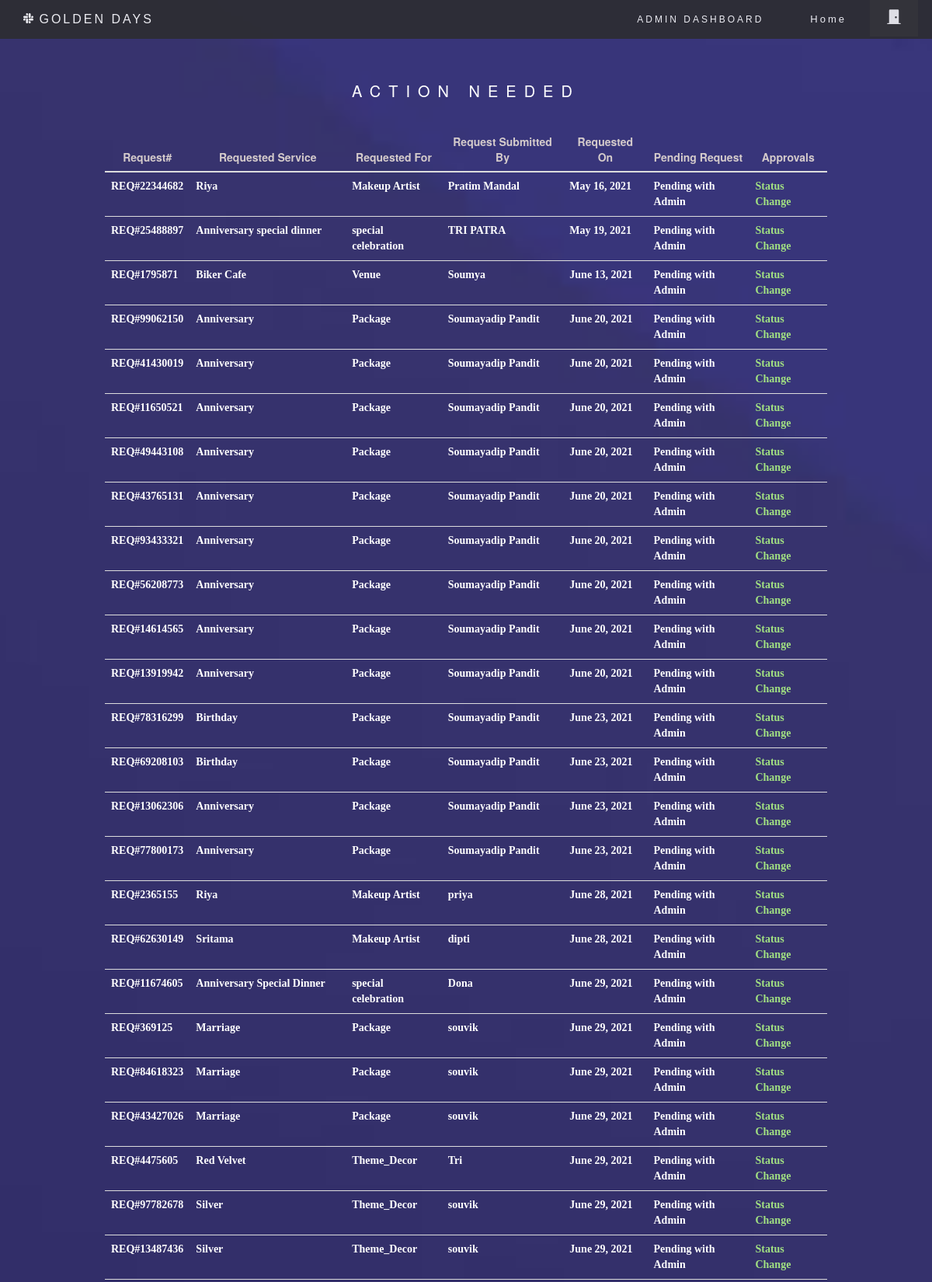
The app's page /admindashboard/ (upper part) with its own data.
### baseApp/models.py (models this page shows)
class BookingManagement(models.Model):
    request_id=models.CharField(max_length=100)
    booking_type=  models.ForeignKey(ServiceFor,on_delete=models.CASCADE)
    reguest_for= models.CharField(max_length=50)
    request_user= models.CharField(max_length=50)
    requestor_name=models.CharField(max_length=50)
    request_user_phone= models.CharField(max_length=10)
    request_booking_date =models.DateField()
    location=models.CharField(max_length=50)
    booking_status= models.ForeignKey(BookingStatus,on_delete=models.CASCADE,default=1)
    status_change_message= models.CharField(max_length=500,blank=True) #remakes
    last_chage_history= models.DateField(auto_now_add=True,blank=True)
    booking_request_log= models.DateField(auto_now_add=True,blank=True)

class ServiceFor(models.Model):
    servicefor= models.CharField(max_length=30)
    servicefor_desc= models.CharField(max_length=300,blank=True)
    servicefor_log= models.DateTimeField(auto_now_add=True)
    def __str__(self):
        return self.servicefor

class BookingStatus(models.Model):
    status = models.CharField(max_length=50)
    status_desc= models.CharField(max_length=300,blank=True)
    status_log= models.DateTimeField(auto_now_add=True)
    def __str__(self):
        return self.status

### baseApp/views.py (the view, shortened to what this page needs)
# urls.py: path('admindashboard/',views.admindashboard,name='admindashboard'),
def admindashboard(request):
	pending_request= BookingManagement.objects.filter(booking_status=BookingStatus.objects.get(status__icontains='Pending'))
	request_history= BookingManagement.objects.all().exclude(booking_status=BookingStatus.objects.get(status__icontains='Pending with Admin')).exclude(booking_status=BookingStatus.objects.get(status__icontains='Auto Rejected'))
	booking_status=BookingStatus.objects.exclude(pk=4).exclude(pk=2).exclude(pk=1)
	for preq in request_history:
		if preq.booking_status==BookingStatus.objects.get(pk=1):
			bookreq = BookingManagement.objects.get(pk=preq.id)
			bookreq.booking_status=BookingStatus.objects.get(pk=2)
			bookreq.save()
	return render (request,'admin_dashboard.html',{'pending_requests':pending_request,'bookings_status':booking_status,'request_histories':request_history})

### templates/admin_dashboard.html (shortened to what this page needs)
{% extends 'admin_base.html'%}
{%load static%}
{% load app_extras %}
{% block bodyblock %}
{% if pending_requests %}
<div id="Bride" class="bg-1">
  <div class="container">
    <h3 class="alert alert-primary text-center" style="background-color:transparent;">ACTION NEEDED</h3>
    <div class="row text-center">
      <div class="col-sm-12">
        <table class="table table-hove">
          <thead>
            <tr>
              <th scope="col" style="text-align:center">Request#</th>
              <th scope="col" style="text-align:center">Requested Service</th>
              <th scope="col" style="text-align:center">Requested For</th>
              <th scope="col" style="text-align:center">Request Submitted By</th>
              <th scope="col" style="text-align:center">Requested On</th>
              <th scope="col" style="text-align:center">Pending Request</th>
              <th scope="col" style="text-align:center">Approvals</th>
            </tr>
          </thead>
          <tbody>
            {% for prequest in pending_requests %}
            <tr>
              <th scope="row text-center">{{prequest.request_id}}</th>
              <th scope="row text-center">{{prequest.reguest_for}}</th>
              <th scope="row text-center">{{prequest.booking_type}}</th>
              <th scope="row text-center">{{prequest.requestor_name}}</th>
              <th scope="row text-center">{{prequest.booking_request_log}}</th>
              <th scope="row text-center">{{prequest.booking_status}}</th>
              <th scope="row text-center">
                <a data-toggle="modal" data-target="#myModal{{prequest.id}}" style="color: #a2e282;">Status Change</a>
              </th>
            </tr>
            {% endfor %}
          </tbody>
        </table>
      </div>
    </div>
  </div>
</div>
{% endif %}
{% endblock %}

### records on screen
BookingManagement: request_id "REQ#22344682", reguest_for "Riya", booking_type "Makeup Artist", requestor_name "Pratim Mandal", booking_request_log "May 16, 2021", booking_status "Pending with Admin"
BookingManagement: request_id "REQ#25488897", reguest_for "Anniversary special dinner", booking_type "special celebration", requestor_name "TRI PATRA", booking_request_log "May 19, 2021", booking_status "Pending with Admin"
BookingManagement: request_id "REQ#1795871", reguest_for "Biker Cafe", booking_type "Venue", requestor_name "Soumya", booking_request_log "June 13, 2021", booking_status "Pending with Admin"
BookingManagement: request_id "REQ#99062150", reguest_for "Anniversary", booking_type "Package", requestor_name "Soumayadip Pandit", booking_request_log "June 20, 2021", booking_status "Pending with Admin"
BookingManagement: request_id "REQ#41430019", reguest_for "Anniversary", booking_type "Package", requestor_name "Soumayadip Pandit", booking_request_log "June 20, 2021", booking_status "Pending with Admin"
BookingManagement: request_id "REQ#11650521", reguest_for "Anniversary", booking_type "Package", requestor_name "Soumayadip Pandit", booking_request_log "June 20, 2021", booking_status "Pending with Admin"
BookingManagement: request_id "REQ#49443108", reguest_for "Anniversary", booking_type "Package", requestor_name "Soumayadip Pandit", booking_request_log "June 20, 2021", booking_status "Pending with Admin"
BookingManagement: request_id "REQ#43765131", reguest_for "Anniversary", booking_type "Package", requestor_name "Soumayadip Pandit", booking_request_log "June 20, 2021", booking_status "Pending with Admin"
BookingManagement: request_id "REQ#93433321", reguest_for "Anniversary", booking_type "Package", requestor_name "Soumayadip Pandit", booking_request_log "June 20, 2021", booking_status "Pending with Admin"
BookingManagement: request_id "REQ#56208773", reguest_for "Anniversary", booking_type "Package", requestor_name "Soumayadip Pandit", booking_request_log "June 20, 2021", booking_status "Pending with Admin"
BookingManagement: request_id "REQ#14614565", reguest_for "Anniversary", booking_type "Package", requestor_name "Soumayadip Pandit", booking_request_log "June 20, 2021", booking_status "Pending with Admin"
BookingManagement: request_id "REQ#13919942", reguest_for "Anniversary", booking_type "Package", requestor_name "Soumayadip Pandit", booking_request_log "June 20, 2021", booking_status "Pending with Admin"
BookingManagement: request_id "REQ#78316299", reguest_for "Birthday", booking_type "Package", requestor_name "Soumayadip Pandit", booking_request_log "June 23, 2021", booking_status "Pending with Admin"
BookingManagement: request_id "REQ#69208103", reguest_for "Birthday", booking_type "Package", requestor_name "Soumayadip Pandit", booking_request_log "June 23, 2021", booking_status "Pending with Admin"
BookingManagement: request_id "REQ#13062306", reguest_for "Anniversary", booking_type "Package", requestor_name "Soumayadip Pandit", booking_request_log "June 23, 2021", booking_status "Pending with Admin"
BookingManagement: request_id "REQ#77800173", reguest_for "Anniversary", booking_type "Package", requestor_name "Soumayadip Pandit", booking_request_log "June 23, 2021", booking_status "Pending with Admin"
BookingManagement: request_id "REQ#2365155", reguest_for "Riya", booking_type "Makeup Artist", requestor_name "priya", booking_request_log "June 28, 2021", booking_status "Pending with Admin"
BookingManagement: request_id "REQ#62630149", reguest_for "Sritama", booking_type "Makeup Artist", requestor_name "dipti", booking_request_log "June 28, 2021", booking_status "Pending with Admin"
BookingManagement: request_id "REQ#11674605", reguest_for "Anniversary Special Dinner", booking_type "special celebration", requestor_name "Dona", booking_request_log "June 29, 2021", booking_status "Pending with Admin"
BookingManagement: request_id "REQ#369125", reguest_for "Marriage", booking_type "Package", requestor_name "souvik", booking_request_log "June 29, 2021", booking_status "Pending with Admin"
BookingManagement: request_id "REQ#84618323", reguest_for "Marriage", booking_type "Package", requestor_name "souvik", booking_request_log "June 29, 2021", booking_status "Pending with Admin"
BookingManagement: request_id "REQ#43427026", reguest_for "Marriage", booking_type "Package", requestor_name "souvik", booking_request_log "June 29, 2021", booking_status "Pending with Admin"
BookingManagement: request_id "REQ#4475605", reguest_for "Red Velvet", booking_type "Theme_Decor", requestor_name "Tri", booking_request_log "June 29, 2021", booking_status "Pending with Admin"
BookingManagement: request_id "REQ#97782678", reguest_for "Silver", booking_type "Theme_Decor", requestor_name "souvik", booking_request_log "June 29, 2021", booking_status "Pending with Admin"
BookingManagement: request_id "REQ#13487436", reguest_for "Silver", booking_type "Theme_Decor", requestor_name "souvik", booking_request_log "June 29, 2021", booking_status "Pending with Admin"
